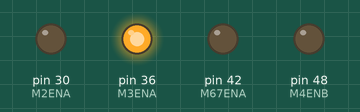
This sketch was run on a simulated Arduino Mega 2560, built with avr-gcc and run on an emulated ATmega2560. Shown: output pins drawn as LEDs (lit = HIGH).

Above: at 0.1 s.
At 8.1 s:
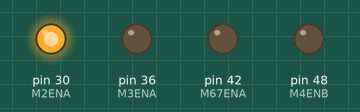
At 78.1 s:
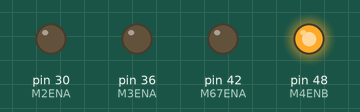
At 99.1 s:
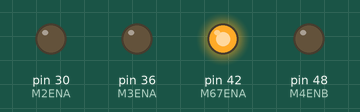
At 111.1 s:
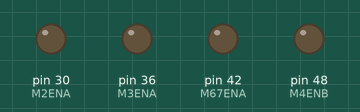
Timing chart, 0 to 112.6 s (numbered marks = the images above):
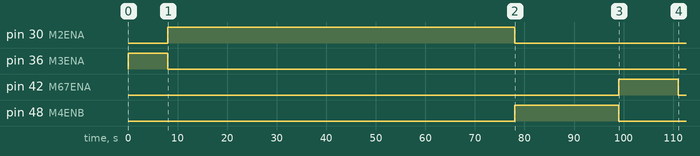

The sketch:

deploiment_eoliennefinal.ino
```cpp
#define M4IN3 44
#define M4IN4 46
#define M4ENB 48
#define M67IN1 38
#define M67IN2 40
#define M67ENA 42
#define M3IN1 32
#define M3IN2 34
#define M3ENA 36
#define M2IN1 26
#define M2IN2 28
#define M2ENA 30
void setup() {
  //TREUIL PHOQUE
  //RENTRER VERIN ARRIERE
    digitalWrite(M3IN1, LOW);
    digitalWrite(M3IN2, HIGH);
    analogWrite(M3ENA, 255);
    delay(8000);
    analogWrite(M3ENA, 0);
  //TREUIL AVANT REPLIER 1ere tempo
    digitalWrite(M2IN1, LOW);
    digitalWrite(M2IN2, HIGH);
    analogWrite(M2ENA, 255);
    delay(70000);
    analogWrite(M2ENA, 0);
  //RENTRER GRAND MAT
    digitalWrite(M4IN3, HIGH);
    digitalWrite(M4IN4, LOW);
    analogWrite(M4ENB, 255);
    delay(21000);
    analogWrite(M4ENB, 0);
  //TREUIL AVANT REPLIER 2e tempo
  //M67
    digitalWrite(M67IN1, HIGH);
    digitalWrite(M67IN2, LOW);
    analogWrite(M67ENA, 255);
    delay(12000);
    analogWrite(M67ENA, 0);

}

void loop() {

}
```
